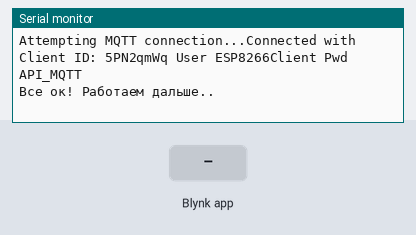
Bench run of a sketch on a simulated ESP32. Shown: the last lines printed to the serial monitor. The test bench sets the inputs (shaded band). WiFi joins after 1.5 s; servers stay silent unless stated; random numbers use the default seed unless the sketch sets one; no MQTT or app messages arrive unless stated.

Above: at 3.5 s.
3.6 s: Blynk app writes 1 to V6
At 4.2 s:
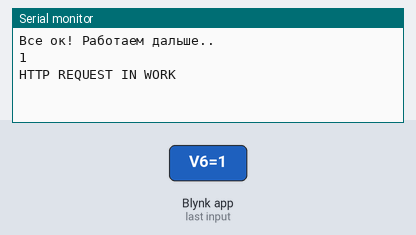
5.1 s: Blynk app writes 0 to V6
At 5.29 s:
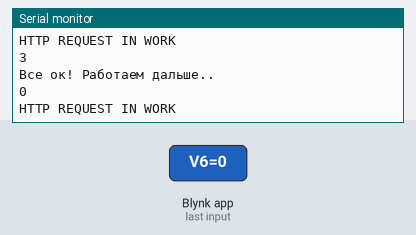
Timing chart, 0 to 8.1 s (numbered marks = the images above; inputs shaded):
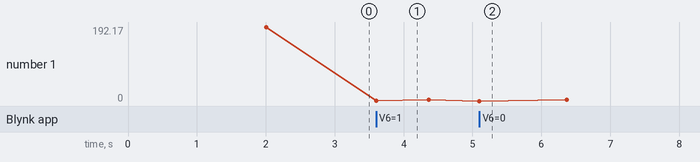

Measured:
- after the input at 3.6 s, the serial monitor: prints a new line at once (image 1)
- after the input at 5.1 s, the serial monitor: prints a new line at once (image 2)
- plotted number 1: 192.17 → 3 after the input at 3.6 s

The sketch:

sketch_feb16a.ino
```cpp
#include "PubSubClient.h" // Библиотека для работы с MQTT
#include <BlynkSimpleEsp32.h> // Библиотека для работы с Blynk сервером
#include <ArduinoJson.h> // Библиотека для работы с JSON

#define BLYNK_PRINT Serial // Для отладки
#define BLYNK_MAX_READBYTES 1024 // Буфер для отладки
//#define MSG_BUFFER_SIZE  1024
//char msg[MSG_BUFFER_SIZE];

BlynkTimer timer, timer1, timer2, timer3; // Таймеры для вызова ПП

int checkflag = 0; // Для запроса HTTP
int indexGPS = 0; // Для модуля GPS
bool ConBlynk = true;
unsigned long TimeBetween = 0;
unsigned long TimeStart, TimeCur, TimerAll = 0;

float lat = 43.224671; // Координаты частного дома
float lon = 76.871088;

String webhookdata; // JSON ответ

struct DEMS // Структура данных
{
  float windspeed;
  float windpower;
  int solarrad;
  float solarpower;
  float curload;
  float batterysoc;
  int RequestChoice = 1;
  float mygps[1];
  float voltage;
  float cur;
};
DEMS DEMS;

char auth[] = "API_BLINK"; // API для Blynk
//char auth[] = "API_BLINK";
//char serveraddress[] = "trsh.su";
//char serveraddress[] = "oasiskit.com";
char serveraddress[] = "192.168.1.7";


char ssid[] = "WIFI_NAME"; // Моя Wi-Fi сеть
char pass[] = "WIFI_PASSWORD";
char ssidAndroid[] = "WIFI_NAME_MOBILE"; // Моя Wi-Fi сеть
char passAndroid[] = "WIFI_PASSWORD_MOBILE";

// char* topic = "channels/991879/publish/S0OEVBLG2U4AN3FF";

const char* server = "mqtt.thingspeak.com"; // Адрес сервера
char mqttUserName[] = "ESP8266Client"; // Имя клиента для MQTT
char mqttPass[] = "API_MQTT"; // Уникальный API ключ для MQTT
long readChannelID = 991879; // Можно задать разные номера для записи и чтения
long writeChannelID = 991879;
char readAPIKey[] = "API_READ"; // Уникальный API ключ для HTTP для чтения и записи
char writeAPIKey[]   = "API_WRITE";
const int mqttPort = 1883; // Порт для MQTT

long CheckWiFiConnectionTime = 15000L; // Проверить wi-fi соединение каждые 15 сек
long CheckMQTTConnection = 15000L; // Проверить связь с сервером MQTT соединение каждые 15 сек
long CheckThingSpeakRequesTime = 2000L; // Сделать запросы и обновить пины
long CheckBlynkConnectionTime = 1000L; // Проверяем связь с Blynk

WiFiClient wifiClient; // Объект Wi-Fi клиента
PubSubClient client(wifiClient); // Объект MQTT клиента
WidgetMap myMap(V8); // модуль GPS в Blynk


void CheckConnection(){
  TimeBetween = 0;
  ConBlynk = Blynk.connected();
  if(!ConBlynk){
    Serial.println("Нет соединения");
    WiFiConnect();
  }
  else{
    Serial.println("Все ок! Работаем дальше..");
  }
}

// Функция организует подключение к Wi-Fi сети частного дома
void WiFiConnect()
{
  TimeBetween = 0;
  int switcher = 0;

  String clientName="ESP-Thingspeak";
  if (WiFi.status() != WL_CONNECTED)
  {
    while (WiFi.status() != WL_CONNECTED)
    {
    if (switcher == 0)
    {
      WiFi.begin(ssidAndroid, passAndroid);
      Serial.print("Connection to Android in process...");
      switcher = 1;
      delay(1000);
    }
    else if (switcher == 1)
    {
      WiFi.begin(ssid, pass);
      Serial.print("Connection to PC in process...");
      switcher = 0;
      delay(1000);
    }
    }
    Serial.println("");
    if (switcher == 0)
    {
    Serial.println("WiFi PC connected");
    } else if (switcher == 1)
    {
      Serial.println("WiFi Android connected");
    }
    Serial.println("IP address: ");
    Serial.println(WiFi.localIP());
    Serial.print("Connecting to ");
    Serial.print(server);
    Serial.print(" as ");
    Serial.println(clientName);
     if (switcher == 0)
    {
      switcher = 1;
    } else switcher = 0;

  }
}

// Функция формирует рандомный ID клиента MQTT для возможности подключения
void getID(char clientID[], int idLength)
{
  static const char alphanum[] ="0123456789ABCDEFGHIJKLMNOPQRSTUVWXYZabcdefghijklmnopqrstuvwxyz";

  for (int i = 0; i < idLength; i++)
  {
    clientID[i] = alphanum[random(62)];
  }

  clientID[idLength] = '\0';
}

// Функция вызывается каждый раз когда происходит обновления подписок MQTT
void callback(char* topicX, byte* payloadX, unsigned int length)
{
    char p[length + 1];

    memcpy(p,payloadX,length);

    p[length] += NULL;

    webhookdata = p;

    Serial.print( "Answer " + String(length) + " : ");
    Serial.println(String(p));
}

// Функция обновления пинов Blynk. Это передача значений на сервер blynk и в приложение
void UpdateVirtualPins()
{
    Blynk.virtualWrite(V0, DEMS.windspeed);
    Blynk.virtualWrite(V1, DEMS.windpower);
    Blynk.virtualWrite(V2, DEMS.solarrad);
    Blynk.virtualWrite(V3, DEMS.solarpower);
    Blynk.virtualWrite(V4, DEMS.curload);
    Blynk.virtualWrite(V5, DEMS.batterysoc);
    Blynk.virtualWrite(V10, DEMS.RequestChoice);


  TimeCur = millis();
    TimerAll = TimeCur - TimeStart;
    TimeBetween = TimerAll;

  if (DEMS.RequestChoice == 1)
  {
    Blynk.virtualWrite(V11, TimeBetween);
  }
  else if (DEMS.RequestChoice == 2)
  {
    Blynk.virtualWrite(V12, TimeBetween);
  }
    Serial.println(TimeBetween);
    TimerAll = 0;
    TimeCur = 0;
    TimeStart = 0;
    checkflag = 0;
  TimeBetween = 0;
}

// Функция формирования запроса HTTP/MQTT и обработки JSON запросов
void CheckThingSpeak()
{
  if (DEMS.RequestChoice == 1)
  {
  checkflag = 1;
  TimeStart = millis();
  Blynk.virtualWrite(V6, checkflag);
  }
  else if (DEMS.RequestChoice == 2)
  {
    TimeStart = millis();
    if (MQTTSubscribe(readChannelID, 0, readAPIKey, 0))
    {
      //TimeStart = millis();checkflag = 1;
      client.loop();
      Serial.println("Subscribed!");
    }
  JsonParsingMQTT();
  }
  UpdateVirtualPins();
}

// Вызывается получения JSON ответа от HTTP запроса
BLYNK_WRITE(V6)
{
  if (DEMS.RequestChoice == 1)
  {
  webhookdata = param.asStr();
  Serial.println(webhookdata);
  JsonParsingHTTP();
  }
}

// Выбор HTTP или MQTT из приложения Blynk
BLYNK_WRITE(V10)
{
  DEMS.RequestChoice = param.asInt();
}

// Функция проверяет подключение к MQTT серверу
void MQTTConnect()
{
   char clientID[9];
   client.setServer(server, mqttPort);
   client.setCallback(callback);

   if (!client.connected())
   {
    while (!client.connected())
    {
      getID(clientID, 8);
      Serial.print("Attempting MQTT connection...");
      if (client.connect(clientID, mqttUserName, mqttPass))
        {
          Serial.println("Connected with Client ID: " + String(clientID) + " User "+ String(mqttUserName) + " Pwd "+String(mqttPass));
        }
        else
          {
            TimeBetween = 0;
            Serial.print("failed, rc=");
            Serial.print(client.state());
            Serial.println(" try again in 5 seconds");
          }
    }
   }
   client.loop();
}

// Подписка на канал связи Thingspeak
int MQTTSubscribe(long subChannelID, int field, char* readKey, int unsubSub)
{
String myTopic;

  if (field == 0)
  {
        myTopic = "channels/" + String(subChannelID) + "/subscribe/json/" + String(readKey);
    }
    else
  {
        myTopic = "channels/" + String(subChannelID) + "/subscribe/fields/field" + String(field) + "/" + String(readKey);
    }

    Serial.println("Subscribing to " + myTopic);
    Serial.println("State= " + String(client.state()));

   // if (client.state() == 3)
   // {
   //   TimeBetween = 0;
  //  }


  if (unsubSub == 1)
  {
    return client.unsubscribe(myTopic.c_str());
  }

return client.subscribe(myTopic.c_str(),0);
}

/*
int MQTTUnSubscribe(long subChannelID, int field, char* readKey)
{
String myTopic;

    if (field==0)
  {
        myTopic = "channels/" + String( subChannelID ) + "/subscribe/json/" + String(readKey);
    }
    else
  {
        myTopic = "channels/" + String(subChannelID ) + "/subscribe/fields/field"+String(field) + "/" + String(readKey);
    }
return client.unsubscribe(myTopic.c_str());
}

void MQTTSend()
{
static int counter = 0;
String payload="field1=";

  if (!client.connected())
  {
    MQTTConnect();
  }

  payload+=micros();
  payload+="&field2=";
  payload+=counter;
  payload+="&status=MQTTPUBLISH";

  if (client.connected())
    {
      Serial.print("Sending payload: ");
      Serial.println(payload);
      if (client.publish(topic, (char*) payload.c_str()))
      {
        Serial.println("Publish ok");
      }
      else
        {
          Serial.println("Publish failed");
        }
    }
  else Serial.println("Server 404");

++counter;
}
*/

// Функция чтения JSON запроса
void JsonParsingHTTP()
{
  const size_t capacity = JSON_ARRAY_SIZE(1) + JSON_OBJECT_SIZE(2) + JSON_OBJECT_SIZE(10) + JSON_OBJECT_SIZE(16) + 570;
  DynamicJsonDocument doc(capacity);
  DeserializationError error = deserializeJson(doc, webhookdata);
  JsonObject feeds_0 = doc["feeds"][0];

  if (error)
  {
    Serial.print(F("deserializeJson() failed: "));
    Serial.println(error.c_str());
    return;
  }

    Serial.println("HTTP REQUEST IN WORK");
    DEMS.windspeed = feeds_0["field1"];
    DEMS.windpower = feeds_0["field2"];
    DEMS.solarrad = feeds_0["field3"];
    DEMS.solarpower = feeds_0["field4"];
    DEMS.curload = feeds_0["field5"];
    DEMS.batterysoc = feeds_0["field6"];
    DEMS.voltage = feeds_0["field7"];
    DEMS.cur = feeds_0["field8"];
}

void JsonParsingMQTT()
{
  const size_t capacity = JSON_ARRAY_SIZE(1) + JSON_OBJECT_SIZE(2) + JSON_OBJECT_SIZE(10) + JSON_OBJECT_SIZE(16) + 570;
  DynamicJsonDocument doc(capacity);
  DeserializationError error = deserializeJson(doc, webhookdata);

  if (error)
  {
    Serial.print(F("deserializeJson() failed: "));
    Serial.println(error.c_str());
    return;
  }

    Serial.println("MQTT REQUEST IN WORK");
    DEMS.windspeed = doc["field1"];
    DEMS.windpower = doc["field2"];
    DEMS.solarrad = doc["field3"];
    DEMS.solarpower = doc["field4"];
    DEMS.curload = doc["field5"];
    DEMS.batterysoc = doc["field6"];
    DEMS.voltage = doc["field7"];
    DEMS.cur = doc["field8"];
}

void setup()
{
  int status = WL_IDLE_STATUS;
  Serial.begin(115200);
  //Blynk.begin(auth, ssid, pass, IPAddress(192,168,1,8), 8080);
  WiFiConnect();
  MQTTConnect();
  Blynk.begin(auth, ssid, pass, serveraddress, 8080);
  myMap.location(indexGPS, lat, lon, "MyGPS");
  timer.setInterval(CheckWiFiConnectionTime, WiFiConnect);
  timer1.setInterval(CheckMQTTConnection, MQTTConnect);
  timer2.setInterval(CheckThingSpeakRequesTime, CheckThingSpeak);
  timer3.setInterval(CheckBlynkConnectionTime, CheckConnection);
}

void loop()
{
  if(ConBlynk){
    Blynk.run();  // Вызываем функцию если соединение есть
  } else {
      Blynk.connect();
      Blynk.run();
  }
  timer.run();
  timer1.run();
  timer2.run();
  timer3.run();
}
```
